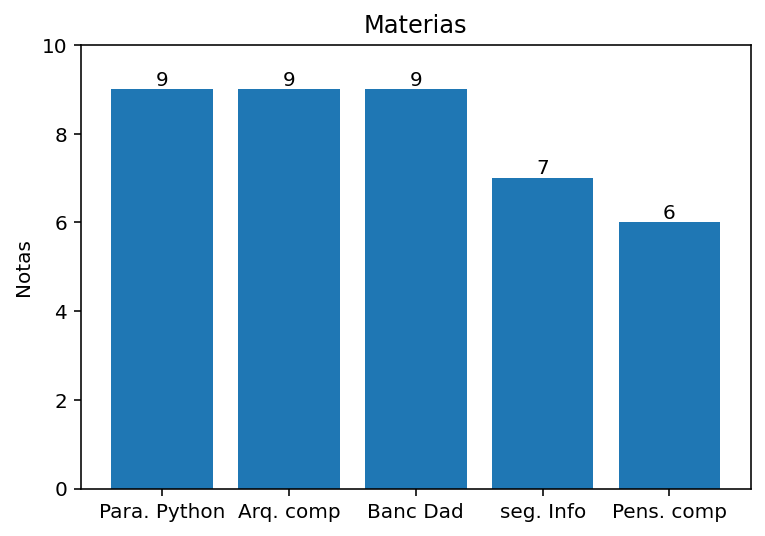

Reproduce this figure in Python.
import matplotlib.pyplot as plt
def notas(texto):
    print(f'sua nota {texto} é 9 :)')
notas (texto = 'em Arquitetura de computadores')
notas (texto = 'em Banco de Dados')
notas (texto = 'em Paradigmas de Linguagens de Programação em Python')
def inseg(texto):
    print(f'sua nota {texto} é 7')
inseg (texto = 'em Introdução a segurança da Informação')
def PenCom(texto):
    print(f'sua nota {texto} é 6 :(')
PenCom (texto = 'em Pensamento Computacional')
print('Parabéns, você passou em todas as matérias, agora está de férias')

names = ['Para. Python', 'Arq. comp', 'Banc Dad', 'seg. Info',  'Pens. comp']
counts = [9, 9, 9, 7, 6]

fig, ax = plt.subplots()
bar_container = ax.bar(names, counts)
ax.set(ylabel='Notas', title='Materias', ylim=(0, 10))
ax.bar_label(bar_container, fmt='{:,.0f}')

plt.show()
